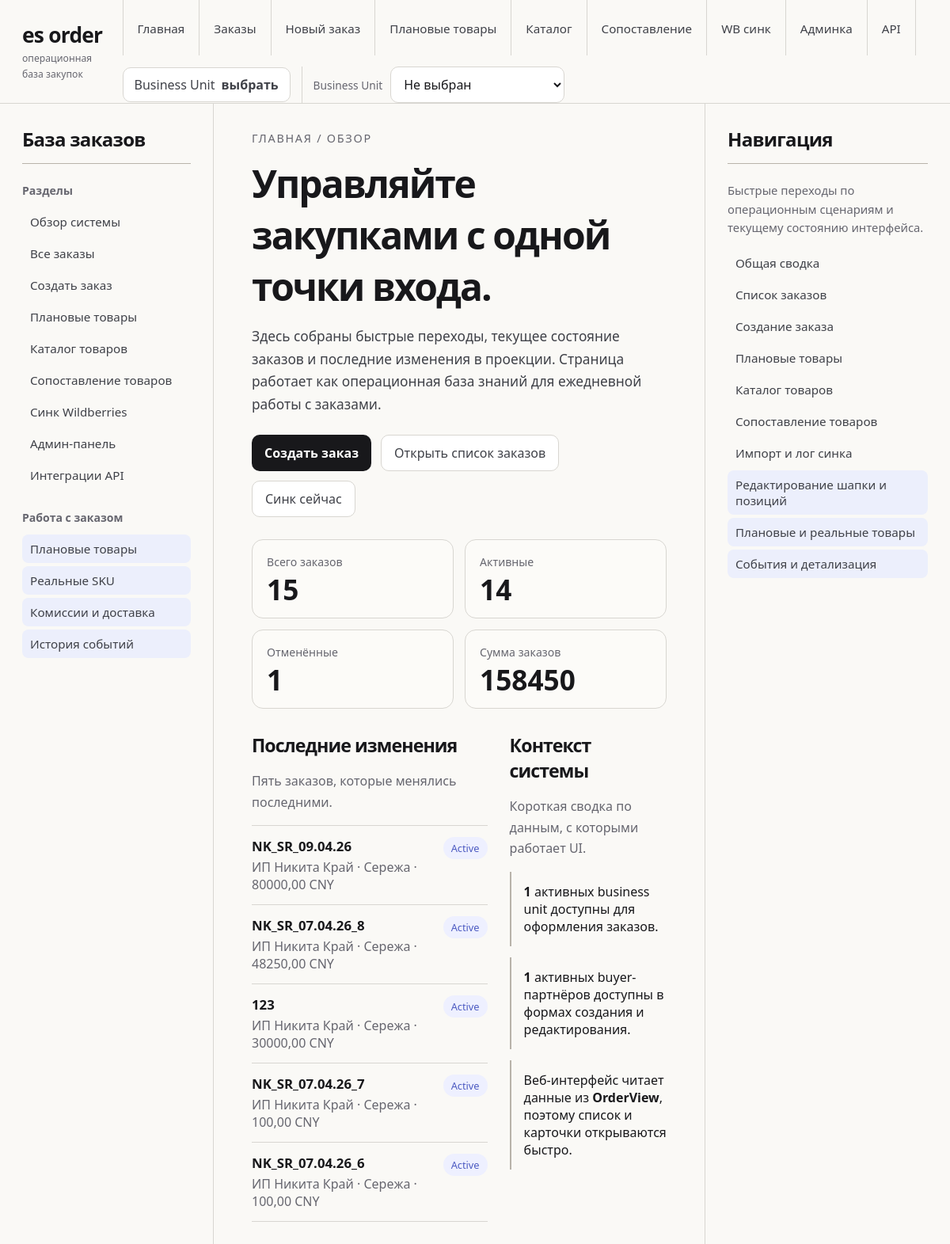
The page / (signed in) on the database its author committed.
### orders/models/order.py (models this page shows, shortened)
class OrderView(models.Model):
    order_id = models.UUIDField(primary_key=True)
    human_code = models.CharField(max_length=255, unique=True, db_index=True)
    business_unit = models.ForeignKey(
        "orders.BusinessUnit",
        on_delete=models.PROTECT,
        related_name="order_views",
    )
    buyer = models.ForeignKey(
        "orders.Partner",
        on_delete=models.PROTECT,
        related_name="order_views_as_buyer",
    )
    currency = models.ForeignKey(
        "finance.Currency",
        on_delete=models.PROTECT,
        related_name="order_views",
    )
    date = models.DateField()
    notes = models.TextField(blank=True, null=True)
    buyer_commission_percent = models.DecimalField(max_digits=6, decimal_places=2, null=True, blank=True)
    buyer_commission_amount = models.DecimalField(max_digits=12, decimal_places=2, null=True, blank=True)
    buyer_delivery_cost = models.DecimalField(max_digits=12, decimal_places=2, default=0)
    items_total = models.DecimalField(max_digits=18, decimal_places=2, default=0)
    total_amount = models.DecimalField(max_digits=18, decimal_places=2, default=0)
    status = models.CharField(max_length=30, default="Active")
    created_at = models.DateTimeField(default=timezone.now)
    updated_at = models.DateTimeField(auto_now=True)
    class Meta:
        verbose_name = "Order View"
        verbose_name_plural = "Order Views"
        indexes = [
            models.Index(fields=["human_code"]),
            models.Index(fields=["status", "date"]),
            models.Index(fields=["business_unit", "buyer"]),
        ]

### orders/models/business_unit.py (models this page shows, shortened)
class BusinessUnit(models.Model):
    id = models.UUIDField(primary_key=True, default=uuid.uuid4, editable=False)
    name = models.CharField(max_length=255, unique=True)
    short_code = models.CharField(max_length=3, unique=True)
    inn = models.CharField(max_length=12, blank=True, default="")
    email = models.EmailField(blank=True, default="")
    phone = models.CharField(max_length=32, blank=True, default="")
    address = models.CharField(max_length=300, blank=True, default="")
    note = models.TextField(blank=True, default="")
    is_active = models.BooleanField(default=True)
    class Meta:
        verbose_name = "Business Unit"
        verbose_name_plural = "Business Units"
        indexes = [
            models.Index(fields=["is_active"]),
            models.Index(fields=["short_code"]),
        ]

### orders/models/partners.py (models this page shows, shortened)
class Partner(models.Model):
    id = models.UUIDField(primary_key=True, default=uuid.uuid4, editable=False)
    class Role(models.TextChoices):
        SUPPLIER = "supplier", "Supplier"
        BUYER = "buyer", "Buyer"
        MANUFACTURER = "manufacturer", "Manufacturer"
    name = models.CharField(max_length=255, unique=True)
    short_code = models.CharField(max_length=3, unique=True)
    roles = models.ManyToManyField("PartnerRole", blank=True, related_name="partners")
    inn = models.CharField(max_length=12, blank=True, default="")
    email = models.EmailField(blank=True, default="")
    phone = models.CharField(max_length=32, blank=True, default="")
    address = models.CharField(max_length=300, blank=True, default="")
    note = models.TextField(blank=True, default="")
    is_active = models.BooleanField(default=True)
    class Meta:
        verbose_name = "Partner"
        verbose_name_plural = "Partners"
        indexes = [
            models.Index(fields=["is_active"]),
            models.Index(fields=["short_code"]),
        ]

### finance/models/currency.py (models this page shows, shortened)
class Currency(models.Model):
    code = models.CharField(
        max_length=3,
        primary_key=True,
        help_text="Код валюты ISO 4217 (например: RUB, USD, CNY)",
    )
    name = models.CharField(
        max_length=64,
        help_text="Название валюты (например: Российский рубль)",
    )
    symbol = models.CharField(
        max_length=8,
        blank=True,
        default="",
        help_text="Символ валюты (₽, $, ¥). Не обязателен.",
    )
    is_active = models.BooleanField(
        default=True,
        help_text="Можно ли выбирать эту валюту в новых документах",
    )
    class Meta:
        verbose_name = "Валюта"
        verbose_name_plural = "Валюты"
        indexes = [
            models.Index(fields=["is_active"]),
        ]

### orders/web_views.py (the view)
# urls.py: path("", home_page, name="home_page"),
def home_page(request):
    recent_orders = (
        OrderView.objects
        .select_related("business_unit", "buyer", "currency")
        .order_by("-updated_at")[:5]
    )
    total_amount = OrderView.objects.aggregate(total=Sum("total_amount"))["total"] or Decimal("0")
    context = {
        "orders_total": OrderView.objects.count(),
        "active_orders": OrderView.objects.filter(status="Active").count(),
        "cancelled_orders": OrderView.objects.filter(status="Cancelled").count(),
        "business_units_total": BusinessUnit.objects.filter(is_active=True).count(),
        "buyers_total": (
            Partner.objects
            .filter(is_active=True, roles__code="buyer")
            .distinct()
            .count()
        ),
        "total_amount": total_amount,
        "recent_orders": recent_orders,
        "active_business_unit": get_active_business_unit(request),
    }
    return render(request, "orders/home.html", context)

### orders/context_processors.py (called while the page is built)
def active_business_unit_context(request):
    active_bu = get_active_business_unit(request)
    if request.user.is_authenticated:
        available = get_user_available_business_units(request.user)
    else:
        available = []
    return {
        "active_business_unit": active_bu,
        "available_business_units": available,
    }

### orders/session.py (called while the page is built)
def get_active_business_unit_id(request) -> Optional[str]:
    return request.session.get(SESSION_KEY_ACTIVE_BU_ID)

def get_active_business_unit(request) -> Optional[BusinessUnit]:
    bu_id = get_active_business_unit_id(request)
    if not bu_id:
        return None
    return BusinessUnit.objects.filter(id=bu_id, is_active=True).first()

def get_user_available_business_units(user):
    if not user.is_authenticated:
        return BusinessUnit.objects.filter(is_active=True).order_by("name")
    return (
        BusinessUnit.objects
        .filter(
            is_active=True,
            user_accesses__user=user,
            user_accesses__is_active=True,
        )
        .distinct()
        .order_by("name")
    )

### orders/templates/orders/home.html (shortened to what this page needs)
{% extends "orders/base.html" %}
{% block content %}
<p class="page-kicker">Главная / обзор</p>
<h1>Управляйте закупками с одной точки входа.</h1>
<p class="lead">
  Здесь собраны быстрые переходы, текущее состояние заказов и последние изменения в проекции.
  Страница работает как операционная база знаний для ежедневной работы с заказами.
</p>
<div class="quick-actions">
  <a class="action-link" href="{% url 'order_create_page' %}">Создать заказ</a>
  <a class="ghost-link" href="{% url 'orders_list_page' %}">Открыть список заказов</a>
  <form method="post" action="{% url 'wb_sync_now_action' %}" style="display:inline;">
    <button type="submit">Синк сейчас</button>
  </form>
</div>
<div class="stats">
  <article class="stat">
    <span class="stat-label">Всего заказов</span>
    <div class="stat-value">{{ orders_total }}</div>
  </article>
  <article class="stat">
    <span class="stat-label">Активные</span>
    <div class="stat-value">{{ active_orders }}</div>
  </article>
  <article class="stat">
    <span class="stat-label">Отменённые</span>
    <div class="stat-value">{{ cancelled_orders }}</div>
  </article>
  <article class="stat">
    <span class="stat-label">Сумма заказов</span>
    <div class="stat-value">{{ total_amount }}</div>
  </article>
</div>
<section class="sections">
  <article class="section-card">
    <h3>Последние изменения</h3>
    <p class="muted">Пять заказов, которые менялись последними.</p>
    {% if recent_orders %}
      <div class="mini-list">
        {% for order in recent_orders %}
          <a class="mini-item" href="{% url 'order_detail_page' order.order_id %}">
            <div>
              <strong>{{ order.human_code }}</strong>
              <div class="muted">
                {{ order.business_unit.name }} · {{ order.buyer.name }} · {{ order.total_amount }} {{ order.currency.code }}
              </div>
            </div>
            <span class="status-pill">{{ order.status }}</span>
          </a>
        {% endfor %}
      </div>
    {% else %}
      <p>Заказов пока нет. Начните с создания первого заказа.</p>
    {% endif %}
  </article>
  <article class="section-card">
    <h3>Контекст системы</h3>
    <p class="muted">Короткая сводка по данным, с которыми работает UI.</p>
    <div class="note-list">
      <div class="note">
        <strong>{{ business_units_total }}</strong> активных business unit доступны для оформления заказов.
      </div>
      <div class="note">
        <strong>{{ buyers_total }}</strong> активных buyer-партнёров доступны в формах создания и редактирования.
      </div>
      <div class="note">
        Веб-интерфейс читает данные из <strong>OrderView</strong>, поэтому список и карточки открываются быстро.
      </div>
    </div>
  </article>
</section>
{% endblock %}

### orders/templates/orders/base.html (style rules this page uses)
:root { --bg: #faf9f6; --panel: #ffffff; --ink: #18181b; --muted: #66666f; --line: #d8d6d1; --line-strong: #b8b3aa; --accent: #8897ff; --accent-soft: #eef0ff; --selection: #eceffc; }
* { box-sizing: border-box; }
body { margin: 0; font-family: "Segoe UI", "Helvetica Neue", Arial, sans-serif; color: var(--ink); background: var(--bg); }
a { color: inherit; text-decoration: none; }
.page-kicker { margin: 0 0 12px; color: var(--muted); font-size: 0.9rem; text-transform: uppercase; letter-spacing: 0.12em; }
h1, h2, h3 { margin: 0 0 16px; font-weight: 700; letter-spacing: -0.04em; }
h1 { font-size: clamp(2rem, 4vw, 3rem); }
h3 { font-size: 1.25rem; }
p { line-height: 1.65; }
.muted { color: var(--muted); }
.action-link { display: inline-flex; align-items: center; gap: 8px; padding: 11px 16px; border-radius: 10px; background: var(--ink); color: #fff; font-weight: 600; }
.ghost-link, button, input, select, textarea { font: inherit; }
button, .ghost-link { padding: 11px 16px; border: 1px solid var(--line); border-radius: 10px; background: #fff; color: #3f4148; cursor: pointer; }

### orders/templates/orders/home.html (style rules this page uses)
.lead { font-size: 1.08rem; color: #3f4148; max-width: 60ch; margin-bottom: 24px; }
.quick-actions { display: flex; flex-wrap: wrap; gap: 12px; margin-bottom: 28px; }
.stats { display: grid; grid-template-columns: repeat(2, minmax(0, 1fr)); gap: 14px; margin-bottom: 30px; }
.stat { padding: 18px; border: 1px solid var(--line); border-radius: 14px; background: #fcfbf8; }
.stat-label { display: block; margin-bottom: 8px; color: var(--muted); font-size: 0.88rem; }
.stat-value { font-size: clamp(1.4rem, 3vw, 2.2rem); font-weight: 700; line-height: 1; }
.sections { display: grid; grid-template-columns: 1.2fr .8fr; gap: 28px; }
.section-card { padding: 0; border: 0; background: transparent; }
.section-card h3 { margin: 0 0 8px; font-size: 1.45rem; }
.mini-list { display: grid; gap: 0; margin-top: 16px; border-top: 1px solid var(--line); }
.mini-item { display: flex; justify-content: space-between; gap: 16px; align-items: start; padding: 14px 0; border-bottom: 1px solid var(--line); }
.mini-item strong { display: block; margin-bottom: 4px; font-size: 1.05rem; }
.status-pill { display: inline-flex; align-items: center; padding: 5px 10px; border-radius: 999px; background: var(--accent-soft); color: #4d5bc2; font-size: 0.8rem; white-space: nowrap; }
.note-list { display: grid; gap: 14px; margin-top: 16px; }
.note { padding: 14px 0 14px 16px; border-left: 2px solid var(--line-strong); }

### rows shown on the page
OrderView: human_code "NK_SR_09.04.26", business_unit.name "ИП Никита Край", buyer.name "Сережа", total_amount "80000,00", currency.code "CNY", status "Active"
OrderView: human_code "NK_SR_07.04.26_8", business_unit.name "ИП Никита Край", buyer.name "Сережа", total_amount "48250,00", currency.code "CNY", status "Active"
OrderView: human_code "123", business_unit.name "ИП Никита Край", buyer.name "Сережа", total_amount "30000,00", currency.code "CNY", status "Active"
OrderView: human_code "NK_SR_07.04.26_7", business_unit.name "ИП Никита Край", buyer.name "Сережа", total_amount "100,00", currency.code "CNY", status "Active"
OrderView: human_code "NK_SR_07.04.26_6", business_unit.name "ИП Никита Край", buyer.name "Сережа", total_amount "100,00", currency.code "CNY", status "Active"

### other values the page prints
{{ orders_total }} "15"
{{ active_orders }} "14"
{{ cancelled_orders }} "1"
{{ total_amount }} "158450"
{{ business_units_total }} "1"
{{ buyers_total }} "1"
